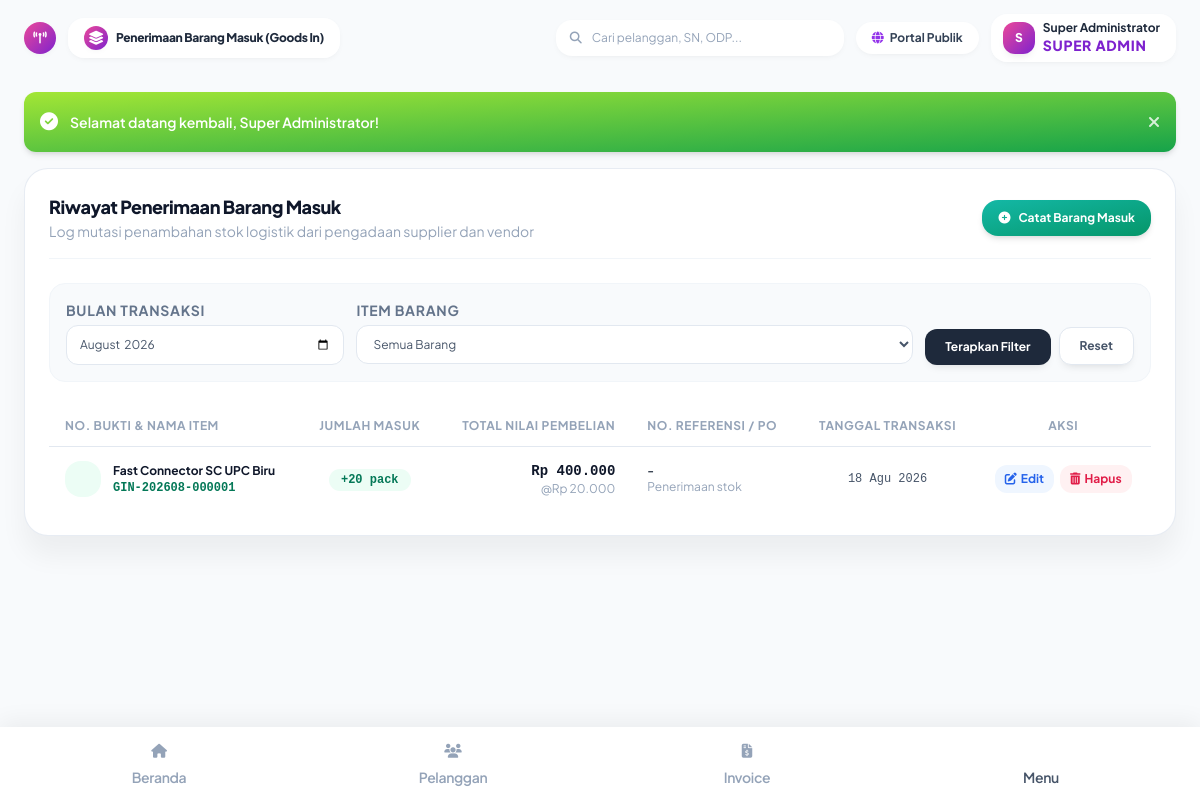
Before: /index.php?page=goods_in (signed in) with the older database file.
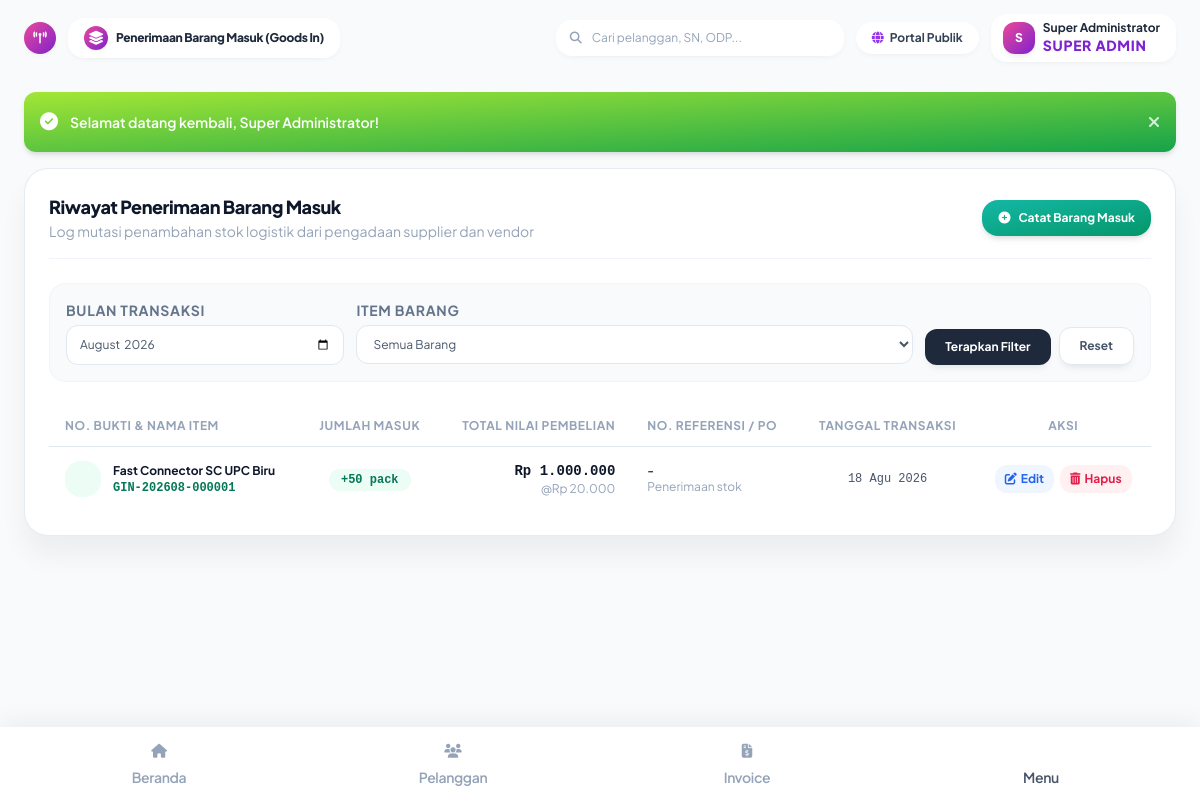
After: the same page with the newer database file.
### tables this page shows
CREATE TABLE inventory_transactions (
    id INTEGER PRIMARY KEY AUTOINCREMENT,
    transaction_no TEXT NOT NULL UNIQUE,
    transaction_date DATE NOT NULL,
    type TEXT NOT NULL, -- in, out, transfer, adjustment, opname
    item_id INTEGER NOT NULL,
    warehouse_id INTEGER,
    quantity INTEGER NOT NULL,
    unit_price INTEGER NOT NULL DEFAULT 0,
    total_amount INTEGER NOT NULL DEFAULT 0,
    destination_type TEXT, -- customer, technician, project, department, damaged, lost
    customer_id INTEGER,
    reference_no TEXT,
    notes TEXT,
    created_by INTEGER,
    created_at DATETIME DEFAULT CURRENT_TIMESTAMP,
    FOREIGN KEY (item_id) REFERENCES inventory_items(id),
    FOREIGN KEY (warehouse_id) REFERENCES warehouses(id) ON DELETE SET NULL,
    FOREIGN KEY (customer_id) REFERENCES customers(id) ON DELETE SET NULL,
    FOREIGN KEY (created_by) REFERENCES users(id) ON DELETE SET NULL
);

CREATE TABLE inventory_items (
    id INTEGER PRIMARY KEY AUTOINCREMENT,
    sku TEXT NOT NULL UNIQUE,
    name TEXT NOT NULL,
    category_id INTEGER,
    brand TEXT,
    model TEXT,
    unit TEXT NOT NULL DEFAULT 'pcs',
    purchase_price INTEGER NOT NULL DEFAULT 0,
    selling_price INTEGER NOT NULL DEFAULT 0,
    min_stock INTEGER NOT NULL DEFAULT 5,
    current_stock INTEGER NOT NULL DEFAULT 0,
    warehouse_id INTEGER,
    supplier_id INTEGER,
    image TEXT,
    description TEXT,
    status TEXT NOT NULL DEFAULT 'active',
    created_at DATETIME DEFAULT CURRENT_TIMESTAMP,
    updated_at DATETIME DEFAULT CURRENT_TIMESTAMP,
    FOREIGN KEY (category_id) REFERENCES inventory_categories(id) ON DELETE SET NULL,
    FOREIGN KEY (warehouse_id) REFERENCES warehouses(id) ON DELETE SET NULL,
    FOREIGN KEY (supplier_id) REFERENCES suppliers(id) ON DELETE SET NULL
);

### app/Controllers/InventoryController.php (called while the page is built, shortened)
<?php
require_once __DIR__ . '/../Helpers/Helper.php';
class InventoryController {
    public function goodsIn(): void {
        $pdo = getDbConnection();
        $filterMonth = $_GET['month'] ?? date('Y-m');
        $whereClause = "t.type = 'in'";
        $params = [];
        if ($filterMonth !== '') {
            $whereClause .= " AND strftime('%Y-%m', t.transaction_date) = ?";
            $params[] = $filterMonth;
        }
        $stmt = $pdo->prepare("
            SELECT t.*, i.name as item_name, i.unit, u.name as creator_name
            FROM inventory_transactions t
            JOIN inventory_items i ON t.item_id = i.id
            LEFT JOIN users u ON t.created_by = u.id
            WHERE $whereClause
            ORDER BY t.id DESC LIMIT 200
        ");
        $stmt->execute($params);
        $history = $stmt->fetchAll();
        require __DIR__ . '/../Views/inventory/goods_in.php';
        require __DIR__ . '/../Views/layouts/main.php';
    }
}

### app/Helpers/Helper.php (called while the page is built, shortened)
<?php
class Helper {
    public static function e(?string $value): string {
        return htmlspecialchars($value ?? '', ENT_QUOTES, 'UTF-8');
    }
    public static function formatRupiah(int|float $amount, bool $withSymbol = true): string {
        $formatted = number_format((float)$amount, 0, ',', '.');
        return $withSymbol ? 'Rp ' . $formatted : $formatted;
    }
    public static function formatDate(?string $dateString, string $format = 'd M Y'): string {
        $time = strtotime($dateString);
        $months = [
            1 => 'Januari', 2 => 'Februari', 3 => 'Maret', 4 => 'April',
            5 => 'Mei', 6 => 'Juni', 7 => 'Juli', 8 => 'Agustus',
            9 => 'September', 10 => 'Oktober', 11 => 'November', 12 => 'Desember'
        ];
        $shortMonths = [
            1 => 'Jan', 2 => 'Feb', 3 => 'Mar', 4 => 'Apr',
            5 => 'Mei', 6 => 'Jun', 7 => 'Jul', 8 => 'Agu',
            9 => 'Sep', 10 => 'Okt', 11 => 'Nov', 12 => 'Des'
        ];
        $d = date('j', $time);
        $m = (int)date('n', $time);
        $y = date('Y', $time);
        if ($format === 'd F Y') {
            return "$d {$months[$m]} $y";
        } elseif ($format === 'd M Y') {
            return "$d {$shortMonths[$m]} $y";
        } elseif ($format === 'd/m/Y H:i') {
            return date('d/m/Y H:i', $time);
        }
        return date($format, $time);
    }
}

### app/Views/inventory/goods_in.php (the view, shortened to what the changed rows need)
<div class="bg-white rounded-3xl p-6 border border-slate-200/80 shadow-soft-xl space-y-6">
  <div class="overflow-x-auto">
    <table class="w-full text-xs text-left">
      <thead>
        <tr class="border-b border-slate-200 text-slate-400 uppercase text-3xs tracking-wider">
          <th class="py-3 px-4 font-bold">No. Bukti & Nama Item</th>
          <th class="py-3 px-4 font-bold text-center">Jumlah Masuk</th>
          <th class="py-3 px-4 font-bold text-right">Total Nilai Pembelian</th>
          <th class="py-3 px-4 font-bold">No. Referensi / PO</th>
          <th class="py-3 px-4 font-bold text-center">Tanggal Transaksi</th>
          <th class="py-3 px-4 font-bold text-center">Aksi</th>
        </tr>
      </thead>
      <tbody class="divide-y divide-slate-100">
        <?php if (empty($history)): ?>
        <tr>
          <td colspan="6" class="py-12 text-center text-slate-400">
            <i class="fa-solid fa-dolly text-3xl mb-2 block text-slate-300"></i>
            Belum ada data barang masuk yang tercatat
          </td>
        </tr>
        <?php else: ?>
          <?php foreach ($history as $h): ?>
          <tr class="hover:bg-slate-50/80 transition-colors">
            <td class="py-3.5 px-4 whitespace-nowrap">
              <div class="flex items-center gap-3">
                <div class="w-9 h-9 rounded-2xl bg-emerald-50 text-emerald-600 flex items-center justify-center text-sm font-black shrink-0">
                </div>
                <div>
                  <span class="text-xs font-bold text-slate-900 block"><?php echo Helper::e($h['item_name']); ?></span>
                  <span class="text-3xs text-emerald-700 font-mono font-bold"><?php echo Helper::e($h['transaction_no']); ?></span>
                </div>
              </div>
            </td>
            <td class="py-3.5 px-4 text-center whitespace-nowrap">
              <span class="px-3 py-1 rounded-full bg-emerald-50 text-emerald-700 font-bold font-mono text-2xs">
                +<?php echo $h['quantity']; ?> <?php echo Helper::e($h['unit']); ?>
              </span>
            </td>
            <td class="py-3.5 px-4 text-right whitespace-nowrap">
              <span class="text-sm font-black text-slate-900 font-mono block"><?php echo Helper::formatRupiah($h['total_amount']); ?></span>
              <?php if ($h['quantity'] > 0): ?>
                <span class="text-3xs text-slate-400">@<?php echo Helper::formatRupiah($h['unit_price'] ?: ($h['total_amount'] / $h['quantity'])); ?></span>
              <?php endif; ?>
            </td>
            <td class="py-3.5 px-4 whitespace-nowrap text-xs">
              <span class="font-semibold text-slate-800 block"><?php echo Helper::e($h['reference_no'] ?: '-'); ?></span>
              <span class="text-3xs text-slate-400 max-w-xs truncate block"><?php echo Helper::e($h['notes'] ?: 'Penerimaan stok'); ?></span>
            </td>
            <td class="py-3.5 px-4 text-center whitespace-nowrap text-xs font-mono text-slate-600">
              <?php echo Helper::formatDate($h['transaction_date']); ?>
            </td>
            <td class="py-3.5 px-4 text-center whitespace-nowrap">
              <div class="flex items-center justify-center gap-1.5">
                <button type="button"
                        onclick='openEditGoodsInModal(<?php echo htmlspecialchars(json_encode($h), ENT_QUOTES, "UTF-8"); ?>)'
                        class="px-2.5 py-1.5 text-blue-600 hover:text-blue-700 bg-blue-50 hover:bg-blue-100 rounded-xl font-bold text-2xs transition-colors inline-flex items-center gap-1"
                        title="Edit Transaksi Masuk">
                  <i class="fa-solid fa-pen-to-square text-xs"></i>
                  <span>Edit</span>
                </button>
                <button type="button"
                        onclick="confirmDeleteGoodsIn(<?php echo $h['id']; ?>, '<?php echo Helper::e(addslashes($h['transaction_no'])); ?>', <?php echo (int)$h['quantity']; ?>, '<?php echo Helper::e(addslashes($h['item_name'])); ?>')"
                        class="px-2.5 py-1.5 text-rose-600 hover:text-rose-700 bg-rose-50 hover:bg-rose-100 rounded-xl font-bold text-2xs transition-colors inline-flex items-center gap-1"
                        title="Hapus Transaksi">
                  <i class="fa-solid fa-trash-can text-xs"></i>
                  <span>Hapus</span>
                </button>
              </div>
            </td>
          </tr>
          <?php endforeach; ?>
        <?php endif; ?>
      </tbody>
    </table>
  </div>
</div>

Changed rows visible on the page:
changed inventory_transactions "GIN-202608-000001": quantity "20" → "50"; total_amount "Rp 400.000" → "Rp 1.000.000"
